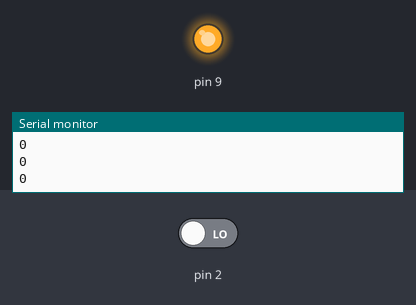
Bench run of a sketch on a simulated Arduino Uno, built with avr-gcc and run on an emulated ATmega328P. On the bench: output pins drawn as LEDs (lit = HIGH), the last lines printed to the serial monitor. The test bench sets the inputs (shaded band); at power-on: pin 2 LOW.

Above: at 1.2 s.
1.3 s: pin 2 driven HIGH
At 2.3 s:
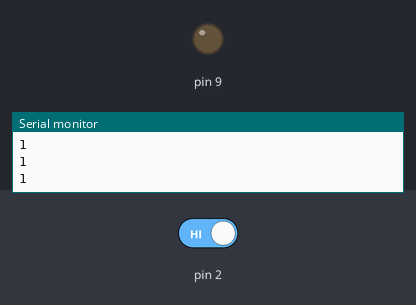
2.8 s: pin 2 driven LOW
At 3.5 s:
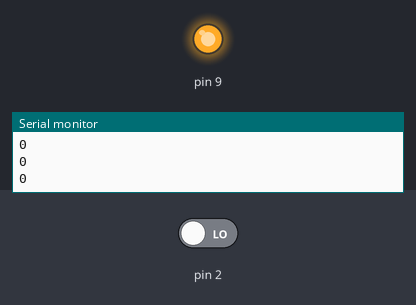
Timing chart, 0 to 5.8 s (numbered marks = the images above; inputs shaded):
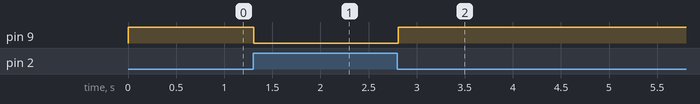

Measured:
- after the input at 1.3 s, pin 9: HIGH → LOW at once
- after the input at 2.8 s, pin 9: LOW → HIGH at once

The sketch:

not.ino
```cpp
void setup()
{
  Serial.begin(9600);

  pinMode(9, OUTPUT);
  pinMode(2, INPUT);
  pinMode(3, INPUT);
}

void loop()
{
  // 누르면 1, 안 누르면 0
  boolean av = digitalRead(2);
  boolean notv = !av;

  Serial.println(av);
  Serial.println();

  digitalWrite(9, notv);
}
```
